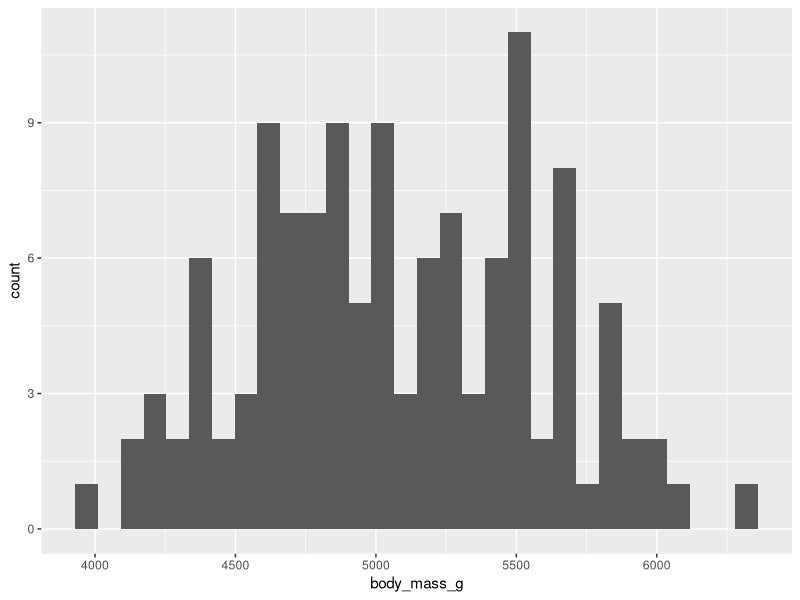
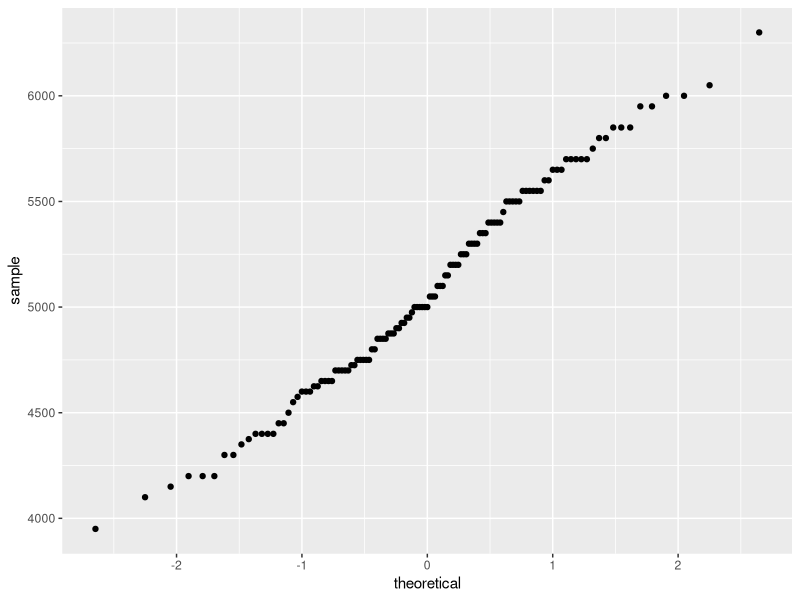
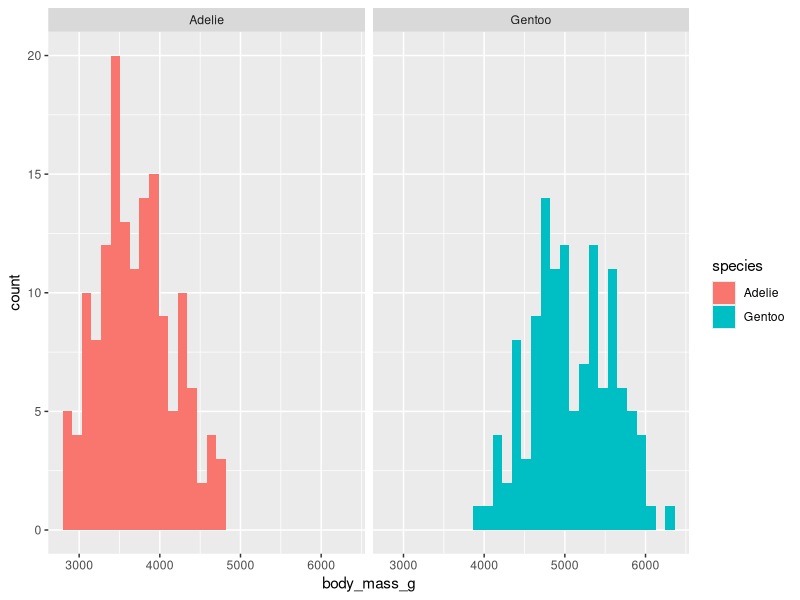
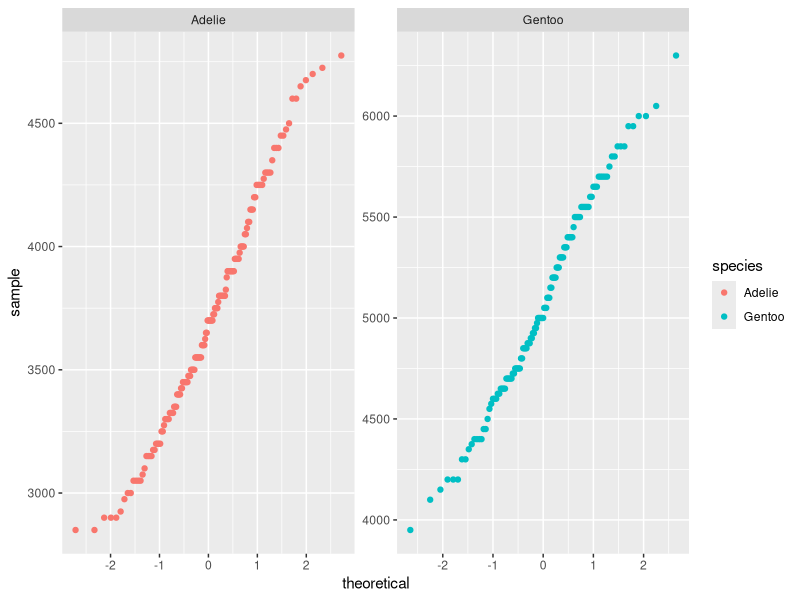
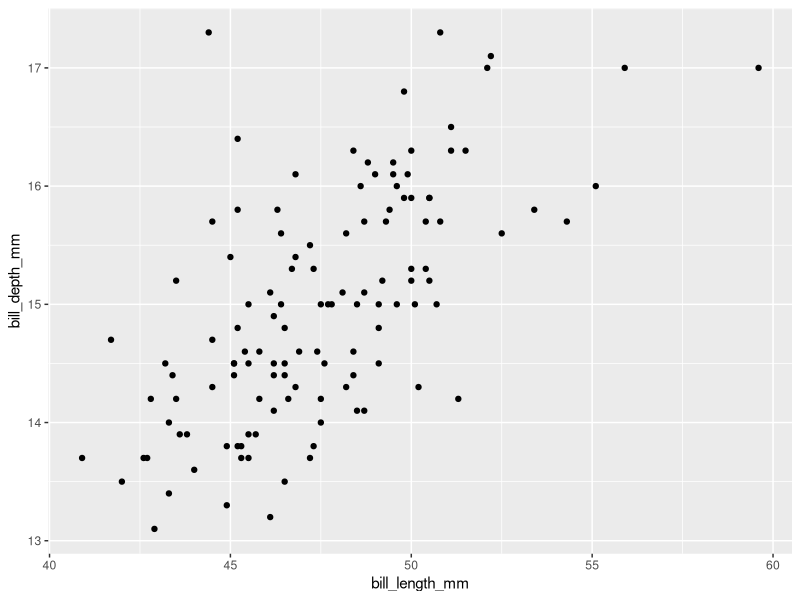
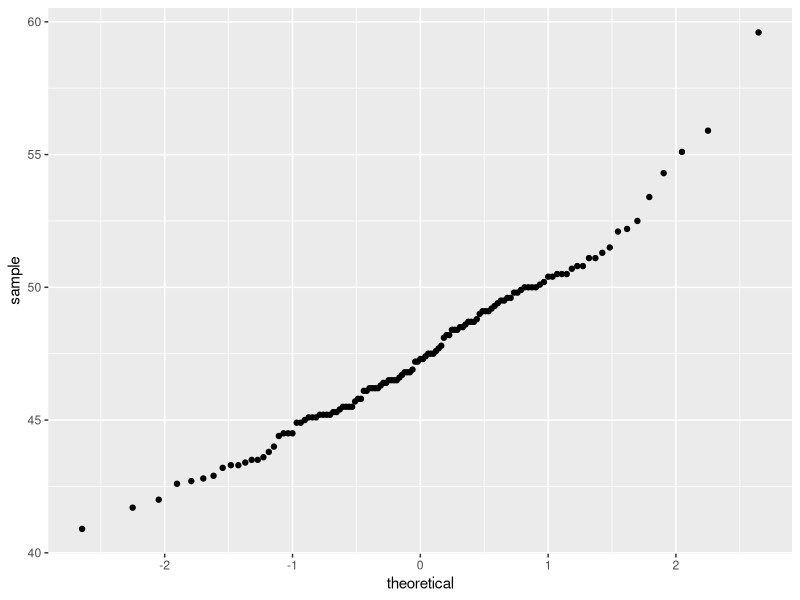
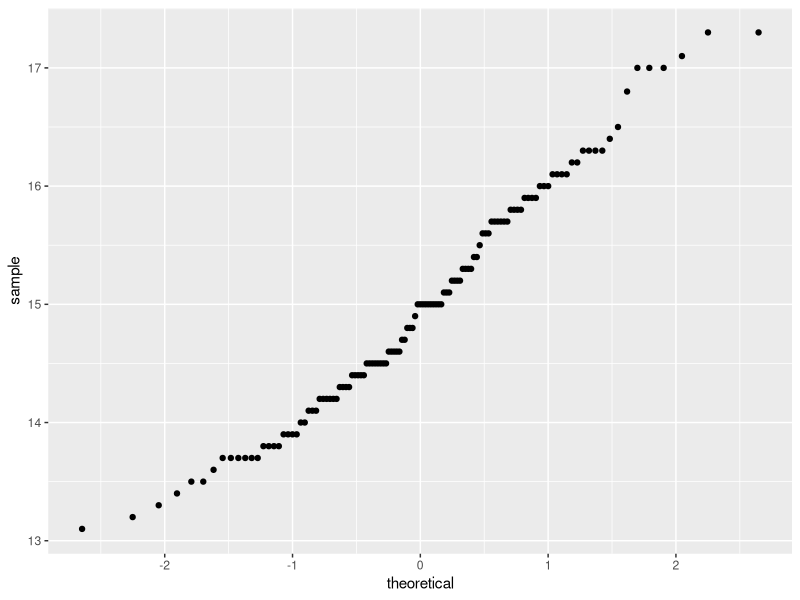
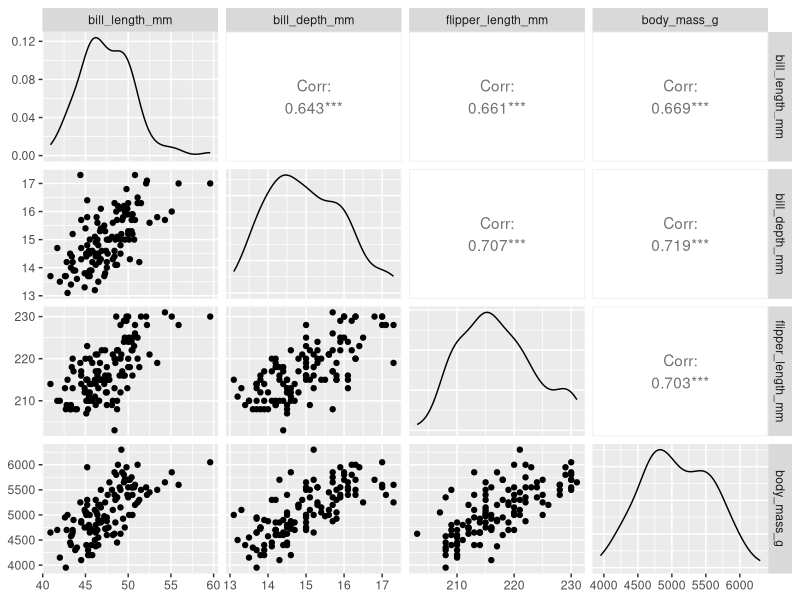

Source code (R) for these figures, in order:
#Class 2-25-2025
library(palmerpenguins)
library(rstatix)
library(knitr)
library(tidyverse)

#3.3 T-tests

#one sample t-test
#the data should be normally distributed and not have outliers (n=30)
#is the gentoo body mass different from a value found in the literature?
head(penguins)

gentoo= penguins %>%
  filter(species== "Gentoo")%>%
  filter(!is.na(bill_depth_mm))%>%
  filter(!is.na(bill_length_mm))

ggplot() +
  geom_histogram(aes(x=body_mass_g), data = gentoo)

#QQ plot tells us if there is a specific distribution to your data 
ggplot()+
  stat_qq(aes(sample=body_mass_g), data=gentoo)
  #the plot is a straight line, so it is normal and we can use the t-test

lit_body_mass_g= 5500
my_t_test=t.test(gentoo$body_mass_g, mu= lit_body_mass_g)
summary(my_t_test)
class(my_t_test)
my_t_test$statistic

gentoo_t_test= gentoo %>%
                t_test(body_mass_g ~ 1, mu= lit_body_mass_g)
gentoo_t_test$p

#################################################################################

#independent sample t-test
#assumes that the observations are independent, there are no outliers, 
#and that the data has a normal distribution

#compare the gentoo and the adelie body mass
data_for_t_test= penguins %>%
  filter(species %in% c("Gentoo", "Adelie")) %>% #we only want two species
  filter(!is.na(body_mass_g)) %>% #we want to remove those with NA
  select(species, body_mass_g) %>%#only include these two columns
  droplevels() #forget the chinstrap data because the value is 0

summary(data_for_t_test)

data_for_t_test %>% #lets create a tibble with the mean and sd for each species
  group_by(species) %>%
  summarize(avg=mean(body_mass_g), sd=sd(body_mass_g))

#lets check the distribution of the data sets 
ggplot() +
  geom_histogram(aes(x=body_mass_g, fill= species), data= data_for_t_test) +
  facet_wrap(~species)

ggplot() +
  stat_qq(aes(sample=body_mass_g, color=species), data= data_for_t_test) +
  facet_wrap(~species, scales= "free")

#lets check if the variances are similar in the two data sets
#null hypothesis is that the variances are similar 
data_for_t_test %>%
  levene_test(body_mass_g~species)

#we can move forward with the t test!!!
independent_t_test =t.test(data_for_t_test$body_mass_g ~ data_for_t_test$species,
                           var.equal=TRUE)
summary(independent_t_test)
independent_t_test$p.value
#OR
data_for_t_test %>%
  t_test(body_mass_g ~ species)

################################################################################
#Exercise 3.1

################################################################################
#3.4 Correlations 

#correlations bill lengths vs. bill length
#check data first
ggplot()+
  geom_point(data=gentoo, aes(x= bill_length_mm, y=bill_depth_mm))

ggplot()+
  stat_qq(data= gentoo, aes(sample=bill_length_mm))
ggplot()+
  stat_qq(data= gentoo, aes(sample=bill_depth_mm))

correlation_test= cor(x=gentoo$bill_depth_mm, y=gentoo$bill_length_mm, use= "complete.obs")
#OR
hand_test= cor.test(x=gentoo$bill_depth_mm, y=gentoo$bill_length_mm, use="complete.obs")
#OR
rstatix_t_test= gentoo %>%
  cor_test(bill_length_mm, bill_depth_mm)

cor(gentoo[,3:6], use="complete.obs") #correlation of the columns 3, 4, 5, and 6

#this is an extension of ggplot
install.packages("GGally")
library("GGally")

gentoo %>%
  select(bill_length_mm, bill_depth_mm, flipper_length_mm, body_mass_g) %>%
  ggpairs()

penguins %>%
  select(ends_with("_mm"), body_mass_g, species) %>%
  ggpairs(aes(color=species))












